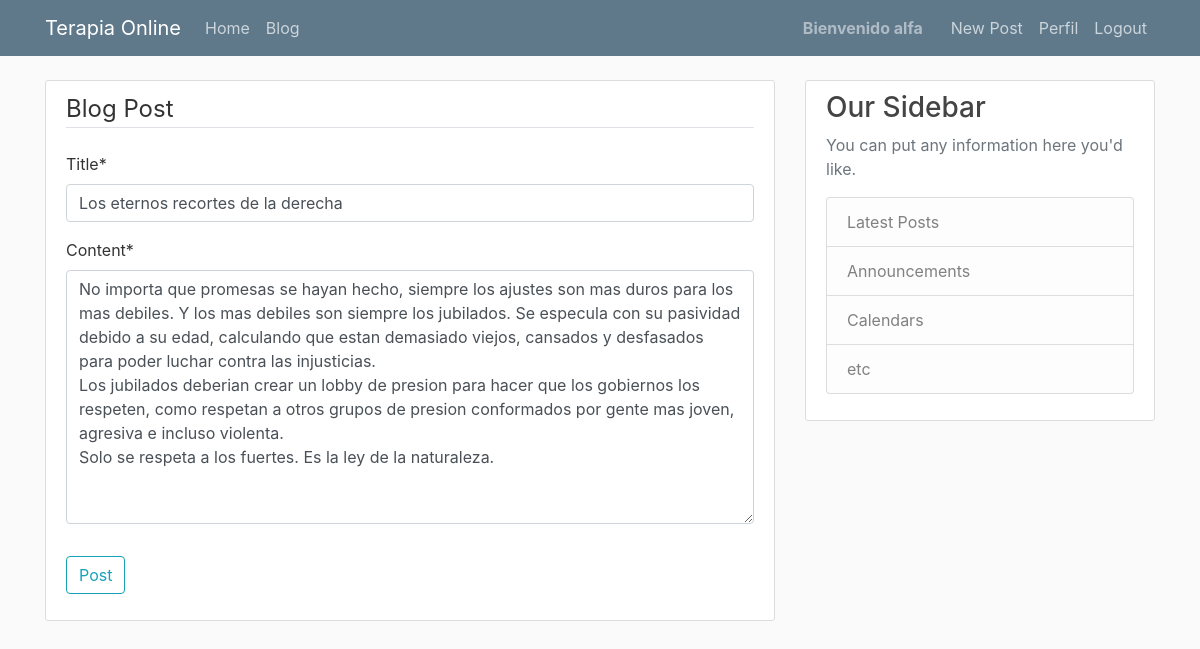
Page /blog/post/87/update/ (signed in) on the committed database.
### blog/models.py (models this page shows, shortened)
class Post(models.Model):
    title = models.CharField(max_length=100)
    content = models.TextField()
    date_posted = models.DateTimeField(default=timezone.now)
    author = models.ForeignKey(User, on_delete=models.CASCADE)
    def get_absolute_url(self):
        return reverse('blog:post-detalle', kwargs={"pk": self.pk})
    """
    In Django, the get_absolute_url method is used to get the canonical URL for an object. It tells Django how to calculate the URL for an object. In your Post model, the get_absolute_url method is using the reverse function to return the URL for the detail view of the post.

    The reverse function in Django is used to generate URLs by reversing the URL patterns defined in your urls.py. It takes a URL pattern name as its first argument and any arguments for the URL pattern as keyword arguments. In your case, reverse('post-detail', kwargs={'pk': self.pk}) is generating a URL for the post-detail view, passing the posts primary key (self.pk) as an argument.

    On the other hand, redirect is a function that returns an HttpResponseRedirect to the appropriate URL for the arguments passed. It can take a model, view name, or URL as its argument, and it will use get_absolute_url if a model is passed.

    So, the main difference between redirect and reverse is that redirect actually sends a redirect response to the user, while reverse simply calculates a URL. You would use reverse when you want to calculate a URL to use elsewhere in your code, and redirect when you want to send the user to a different page in response to an action (like creating a new post).
    """

### blog/views.py (the view, shortened to what this page needs)
# urls.py: path('post/<int:pk>/update/', PostUpdateView.as_view(), name='post-update'),
class PostUpdateView(LoginRequiredMixin, UserPassesTestMixin, UpdateView):
    model = Post
    fields = ['title', 'content']
    def test_func(self) -> bool | None:
        post = self.get_object() # Getting the post that we are trying to update. It will return a pk.
        if self.request.user == post.author: # Checking if the current (logged in) user is the author of the post.
            return True
        return False

### blog/templates/blog/post_form.html (shortened to what this page needs)
{% extends "main/base.html" %}
{% load crispy_forms_tags %}
{% block contenido %}
    <div class="content-section">
        <form method="POST">
            <fieldset class="form-group">
                <legend class="border-bottom mb-4">Blog Post</legend>
            {{ form|crispy }}
            </fieldset>
            <div class="form-group">
            <button type="submit" class="btn btn-outline-info">Post</button>
            </div>
        </form>
    </div>
{% endblock contenido %}

### main/templates/main/base.html (shortened to what this page needs)
{% load static %}
<!DOCTYPE html>
<html lang="en">
<head>
    <link rel="stylesheet" href="https://cdn.jsdelivr.net/npm/bootstrap@4.6.2/dist/css/bootstrap.min.css">
    <link rel="stylesheet" type="text/css" href="{% static 'main/main.css' %}">
</head>
<body>
    <header class="site-header">
        <nav class="navbar navbar-expand-lg navbar-dark bg-steel fixed-top">
            <div class="container">
                <a class="navbar-brand mr4" href="{% url 'main:casa' %}">Terapia Online</a>
                <div class="collapse navbar-collapse" id="navbarToggle">
                    <div class="navbar-nav mr-auto">
                        <a class="nav-link" href="{% url 'main:casa' %}">Home</a>
                        <a class="nav-link" href="{% url 'blog:post-list' %}">Blog</a>
                    </div>
                    <div class="navbar-nav">
                        {% if user.is_authenticated %}
                            <span class="navbar-text usuario">Bienvenido {{user.username}}</span>
                            <a class="nav-link" href="{% url 'blog:post-nuevo' %}">New Post</a>
                            <a class="nav-link" href="{% url 'users:perfil' %}">Perfil</a>
                            <a class="nav-link" href="{% url 'users:logout' %}">Logout</a>
                        {% else %}
                            <a class="nav-link" href="{% url 'users:login' %}">Login</a>
                            <a class="nav-link" href="{% url 'users:registro' %}">Registrarse</a>
                        {% endif %}
                    </div>
                </div>
            </div>
        </nav>
    </header>
    <main class="container">
        <div class="row">
            <div class="col-md-8">
                {% block contenido %}{% endblock %}
            </div>
            <div class="col-md-4">
                <div class="content-section">
                    <h3>Our Sidebar</h3>
                    <p class='text-muted'>You can put any information here you'd like.
                    <ul class="list-group">
                        <li class="list-group-item list-group-item-light">Latest Posts</li>
                        <li class="list-group-item list-group-item-light">Announcements</li>
                        <li class="list-group-item list-group-item-light">Calendars</li>
                        <li class="list-group-item list-group-item-light">etc</li>
                    </ul>
                    </p>
                </div>
            </div>
        </div>
    </main>
</body>
</html>

### main/static/main/main.css (style rules this page uses)
body { background: #fafafa; color: #333333; margin-top: 5rem; }
h1, h2, h3, h4, h5, h6 { color: #444444; }
ul { margin: 0; }
.bg-steel { background-color: #5f788a; }
.site-header .navbar-nav .nav-link { color: #cbd5db; }
.content-section { background: #ffffff; padding: 10px 20px; border: 1px solid #dddddd; border-radius: 3px; margin-bottom: 20px; }
.usuario { margin-right: 20px; font-weight: bold; }

### rows in the picture
Post: title "Los eternos recortes de la derecha", content "No importa que promesas se hayan hecho, siempre los ajustes son mas duros para los mas debiles. Y los mas debiles son siempre los jubilados. Se especula con su pasividad debido a su edad, calculando que estan demasiado viejos, cansados y desfasados para poder luchar contra las injusticias. Los jubilados deberian crear un lobby de presion para hacer que los gobiernos los respeten, como respetan a otros grupos de presion conformados por gente mas joven, agresiva e incluso violenta. Solo se respeta a los fuertes. Es la ley de la naturaleza."

### other values in the picture
{{ user.username }} "alfa"
